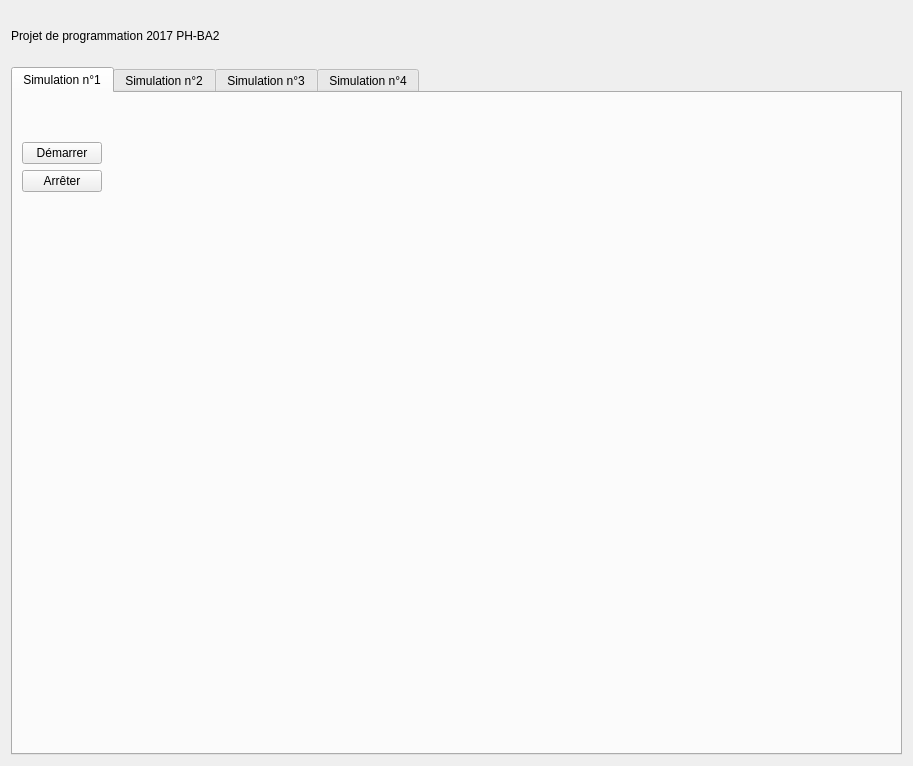
<?xml version="1.0" encoding="UTF-8"?>
<ui version="4.0">
 <class>Form</class>
 <widget class="QWidget" name="Form">
  <property name="geometry">
   <rect>
    <x>0</x>
    <y>0</y>
    <width>913</width>
    <height>766</height>
   </rect>
  </property>
  <property name="sizePolicy">
   <sizepolicy hsizetype="Maximum" vsizetype="Preferred">
    <horstretch>0</horstretch>
    <verstretch>0</verstretch>
   </sizepolicy>
  </property>
  <property name="windowTitle">
   <string>Form</string>
  </property>
  <layout class="QVBoxLayout" name="verticalLayout_3">
   <item>
    <layout class="QVBoxLayout" name="verticalLayout">
     <item>
      <widget class="QLabel" name="label">
       <property name="sizePolicy">
        <sizepolicy hsizetype="Preferred" vsizetype="Preferred">
         <horstretch>0</horstretch>
         <verstretch>0</verstretch>
        </sizepolicy>
       </property>
       <property name="minimumSize">
        <size>
         <width>1</width>
         <height>50</height>
        </size>
       </property>
       <property name="text">
        <string>Projet de programmation 2017 PH-BA2 </string>
       </property>
      </widget>
     </item>
     <item>
      <widget class="QTabWidget" name="tabWidget">
       <property name="focusPolicy">
        <enum>Qt::TabFocus</enum>
       </property>
       <property name="tabPosition">
        <enum>QTabWidget::North</enum>
       </property>
       <property name="tabShape">
        <enum>QTabWidget::Rounded</enum>
       </property>
       <property name="currentIndex">
        <number>0</number>
       </property>
       <property name="elideMode">
        <enum>Qt::ElideNone</enum>
       </property>
       <property name="documentMode">
        <bool>false</bool>
       </property>
       <property name="tabsClosable">
        <bool>false</bool>
       </property>
       <property name="movable">
        <bool>true</bool>
       </property>
       <widget class="QWidget" name="tab">
        <attribute name="title">
         <string>Simulation n°1</string>
        </attribute>
        <layout class="QHBoxLayout" name="horizontalLayout">
         <item>
          <layout class="QVBoxLayout" name="verticalLayout_2">
           <property name="sizeConstraint">
            <enum>QLayout::SetMinimumSize</enum>
           </property>
           <item>
            <spacer name="verticalSpacer">
             <property name="orientation">
              <enum>Qt::Vertical</enum>
             </property>
             <property name="sizeType">
              <enum>QSizePolicy::Preferred</enum>
             </property>
             <property name="sizeHint" stdset="0">
              <size>
               <width>20</width>
               <height>40</height>
              </size>
             </property>
            </spacer>
           </item>
           <item>
            <widget class="QPushButton" name="DEMARRAGE1">
             <property name="sizePolicy">
              <sizepolicy hsizetype="Preferred" vsizetype="Preferred">
               <horstretch>0</horstretch>
               <verstretch>0</verstretch>
              </sizepolicy>
             </property>
             <property name="text">
              <string>Démarrer</string>
             </property>
            </widget>
           </item>
           <item>
            <widget class="QPushButton" name="Arretage1">
             <property name="sizePolicy">
              <sizepolicy hsizetype="Preferred" vsizetype="Preferred">
               <horstretch>0</horstretch>
               <verstretch>0</verstretch>
              </sizepolicy>
             </property>
             <property name="text">
              <string>Arrêter</string>
             </property>
            </widget>
           </item>
           <item>
            <spacer name="verticalSpacer_3">
             <property name="orientation">
              <enum>Qt::Vertical</enum>
             </property>
             <property name="sizeType">
              <enum>QSizePolicy::MinimumExpanding</enum>
             </property>
             <property name="sizeHint" stdset="0">
              <size>
               <width>20</width>
               <height>40</height>
              </size>
             </property>
            </spacer>
           </item>
          </layout>
         </item>
         <item>
          <spacer name="horizontalSpacer">
           <property name="orientation">
            <enum>Qt::Horizontal</enum>
           </property>
           <property name="sizeType">
            <enum>QSizePolicy::Preferred</enum>
           </property>
           <property name="sizeHint" stdset="0">
            <size>
             <width>40</width>
             <height>20</height>
            </size>
           </property>
          </spacer>
         </item>
         <item>
          <layout class="QGridLayout" name="gridLayout">
           <property name="sizeConstraint">
            <enum>QLayout::SetMaximumSize</enum>
           </property>
           <item row="0" column="0">
            <spacer name="horizontalSpacer_2">
             <property name="orientation">
              <enum>Qt::Horizontal</enum>
             </property>
             <property name="sizeType">
              <enum>QSizePolicy::MinimumExpanding</enum>
             </property>
             <property name="sizeHint" stdset="0">
              <size>
               <width>40</width>
               <height>20</height>
              </size>
             </property>
            </spacer>
           </item>
          </layout>
         </item>
        </layout>
       </widget>
       <widget class="QWidget" name="tab_2">
        <attribute name="title">
         <string>Simulation n°2</string>
        </attribute>
        <layout class="QHBoxLayout" name="horizontalLayout_2">
         <item>
          <layout class="QVBoxLayout" name="verticalLayout_4">
           <property name="sizeConstraint">
            <enum>QLayout::SetMinimumSize</enum>
           </property>
           <item>
            <spacer name="verticalSpacer_4">
             <property name="orientation">
              <enum>Qt::Vertical</enum>
             </property>
             <property name="sizeType">
              <enum>QSizePolicy::Preferred</enum>
             </property>
             <property name="sizeHint" stdset="0">
              <size>
               <width>20</width>
               <height>40</height>
              </size>
             </property>
            </spacer>
           </item>
           <item>
            <widget class="QPushButton" name="DEMARAGE2">
             <property name="sizePolicy">
              <sizepolicy hsizetype="Preferred" vsizetype="Preferred">
               <horstretch>0</horstretch>
               <verstretch>0</verstretch>
              </sizepolicy>
             </property>
             <property name="focusPolicy">
              <enum>Qt::NoFocus</enum>
             </property>
             <property name="text">
              <string>Démarrer</string>
             </property>
            </widget>
           </item>
           <item>
            <widget class="QPushButton" name="Arretage2">
             <property name="sizePolicy">
              <sizepolicy hsizetype="Preferred" vsizetype="Preferred">
               <horstretch>0</horstretch>
               <verstretch>0</verstretch>
              </sizepolicy>
             </property>
             <property name="text">
              <string>Arrêter</string>
             </property>
            </widget>
           </item>
           <item>
            <spacer name="verticalSpacer_2">
             <property name="orientation">
              <enum>Qt::Vertical</enum>
             </property>
             <property name="sizeType">
              <enum>QSizePolicy::MinimumExpanding</enum>
             </property>
             <property name="sizeHint" stdset="0">
              <size>
               <width>20</width>
               <height>40</height>
              </size>
             </property>
            </spacer>
           </item>
          </layout>
         </item>
         <item>
          <spacer name="horizontalSpacer_4">
           <property name="orientation">
            <enum>Qt::Horizontal</enum>
           </property>
           <property name="sizeType">
            <enum>QSizePolicy::Preferred</enum>
           </property>
           <property name="sizeHint" stdset="0">
            <size>
             <width>40</width>
             <height>20</height>
            </size>
           </property>
          </spacer>
         </item>
         <item>
          <layout class="QGridLayout" name="gridLayout_2">
           <property name="sizeConstraint">
            <enum>QLayout::SetMaximumSize</enum>
           </property>
           <item row="0" column="0">
            <spacer name="horizontalSpacer_3">
             <property name="orientation">
              <enum>Qt::Horizontal</enum>
             </property>
             <property name="sizeType">
              <enum>QSizePolicy::MinimumExpanding</enum>
             </property>
             <property name="sizeHint" stdset="0">
              <size>
               <width>40</width>
               <height>20</height>
              </size>
             </property>
            </spacer>
           </item>
          </layout>
         </item>
        </layout>
       </widget>
       <widget class="QWidget" name="tab_3">
        <attribute name="title">
         <string>Simulation n°3</string>
        </attribute>
        <layout class="QHBoxLayout" name="horizontalLayout_3">
         <item>
          <layout class="QVBoxLayout" name="verticalLayout_5">
           <property name="sizeConstraint">
            <enum>QLayout::SetMinimumSize</enum>
           </property>
           <item>
            <spacer name="verticalSpacer_5">
             <property name="orientation">
              <enum>Qt::Vertical</enum>
             </property>
             <property name="sizeType">
              <enum>QSizePolicy::Preferred</enum>
             </property>
             <property name="sizeHint" stdset="0">
              <size>
               <width>20</width>
               <height>40</height>
              </size>
             </property>
            </spacer>
           </item>
           <item>
            <widget class="QPushButton" name="DEMARRAGE3">
             <property name="sizePolicy">
              <sizepolicy hsizetype="Preferred" vsizetype="Preferred">
               <horstretch>0</horstretch>
               <verstretch>0</verstretch>
              </sizepolicy>
             </property>
             <property name="text">
              <string>Démarrer</string>
             </property>
            </widget>
           </item>
           <item>
            <widget class="QPushButton" name="Arretage3">
             <property name="sizePolicy">
              <sizepolicy hsizetype="Preferred" vsizetype="Preferred">
               <horstretch>0</horstretch>
               <verstretch>0</verstretch>
              </sizepolicy>
             </property>
             <property name="text">
              <string>Arrêter</string>
             </property>
            </widget>
           </item>
           <item>
            <spacer name="verticalSpacer_6">
             <property name="orientation">
              <enum>Qt::Vertical</enum>
             </property>
             <property name="sizeType">
              <enum>QSizePolicy::MinimumExpanding</enum>
             </property>
             <property name="sizeHint" stdset="0">
              <size>
               <width>20</width>
               <height>40</height>
              </size>
             </property>
            </spacer>
           </item>
          </layout>
         </item>
         <item>
          <spacer name="horizontalSpacer_5">
           <property name="orientation">
            <enum>Qt::Horizontal</enum>
           </property>
           <property name="sizeType">
            <enum>QSizePolicy::Preferred</enum>
           </property>
           <property name="sizeHint" stdset="0">
            <size>
             <width>40</width>
             <height>20</height>
            </size>
           </property>
          </spacer>
         </item>
         <item>
          <layout class="QGridLayout" name="gridLayout_3">
           <property name="sizeConstraint">
            <enum>QLayout::SetMaximumSize</enum>
           </property>
           <item row="0" column="0">
            <spacer name="horizontalSpacer_6">
             <property name="orientation">
              <enum>Qt::Horizontal</enum>
             </property>
             <property name="sizeType">
              <enum>QSizePolicy::MinimumExpanding</enum>
             </property>
             <property name="sizeHint" stdset="0">
              <size>
               <width>40</width>
               <height>20</height>
              </size>
             </property>
            </spacer>
           </item>
          </layout>
         </item>
        </layout>
       </widget>
       <widget class="QWidget" name="tab_4">
        <attribute name="title">
         <string>Simulation n°4</string>
        </attribute>
        <layout class="QHBoxLayout" name="horizontalLayout_4">
         <item>
          <layout class="QVBoxLayout" name="verticalLayout_7">
           <property name="sizeConstraint">
            <enum>QLayout::SetMinimumSize</enum>
           </property>
           <item>
            <spacer name="verticalSpacer_9">
             <property name="orientation">
              <enum>Qt::Vertical</enum>
             </property>
             <property name="sizeType">
              <enum>QSizePolicy::Preferred</enum>
             </property>
             <property name="sizeHint" stdset="0">
              <size>
               <width>20</width>
               <height>40</height>
              </size>
             </property>
            </spacer>
           </item>
           <item>
            <widget class="QPushButton" name="DEMARRAGE4">
             <property name="sizePolicy">
              <sizepolicy hsizetype="Preferred" vsizetype="Preferred">
               <horstretch>0</horstretch>
               <verstretch>0</verstretch>
              </sizepolicy>
             </property>
             <property name="text">
              <string>Démarrer</string>
             </property>
            </widget>
           </item>
           <item>
            <widget class="QPushButton" name="Arretage4">
             <property name="sizePolicy">
              <sizepolicy hsizetype="Preferred" vsizetype="Preferred">
               <horstretch>0</horstretch>
               <verstretch>0</verstretch>
              </sizepolicy>
             </property>
             <property name="text">
              <string>Arrêter</string>
             </property>
            </widget>
           </item>
           <item>
            <spacer name="verticalSpacer_10">
             <property name="orientation">
              <enum>Qt::Vertical</enum>
             </property>
             <property name="sizeType">
              <enum>QSizePolicy::MinimumExpanding</enum>
             </property>
             <property name="sizeHint" stdset="0">
              <size>
               <width>20</width>
               <height>40</height>
              </size>
             </property>
            </spacer>
           </item>
          </layout>
         </item>
         <item>
          <spacer name="horizontalSpacer_7">
           <property name="orientation">
            <enum>Qt::Horizontal</enum>
           </property>
           <property name="sizeType">
            <enum>QSizePolicy::Preferred</enum>
           </property>
           <property name="sizeHint" stdset="0">
            <size>
             <width>40</width>
             <height>20</height>
            </size>
           </property>
          </spacer>
         </item>
         <item>
          <layout class="QGridLayout" name="gridLayout_5">
           <property name="sizeConstraint">
            <enum>QLayout::SetMaximumSize</enum>
           </property>
           <item row="0" column="0">
            <spacer name="horizontalSpacer_9">
             <property name="orientation">
              <enum>Qt::Horizontal</enum>
             </property>
             <property name="sizeType">
              <enum>QSizePolicy::MinimumExpanding</enum>
             </property>
             <property name="sizeHint" stdset="0">
              <size>
               <width>40</width>
               <height>20</height>
              </size>
             </property>
            </spacer>
           </item>
          </layout>
         </item>
        </layout>
       </widget>
      </widget>
     </item>
    </layout>
   </item>
  </layout>
 </widget>
 <resources/>
 <connections/>
</ui>
